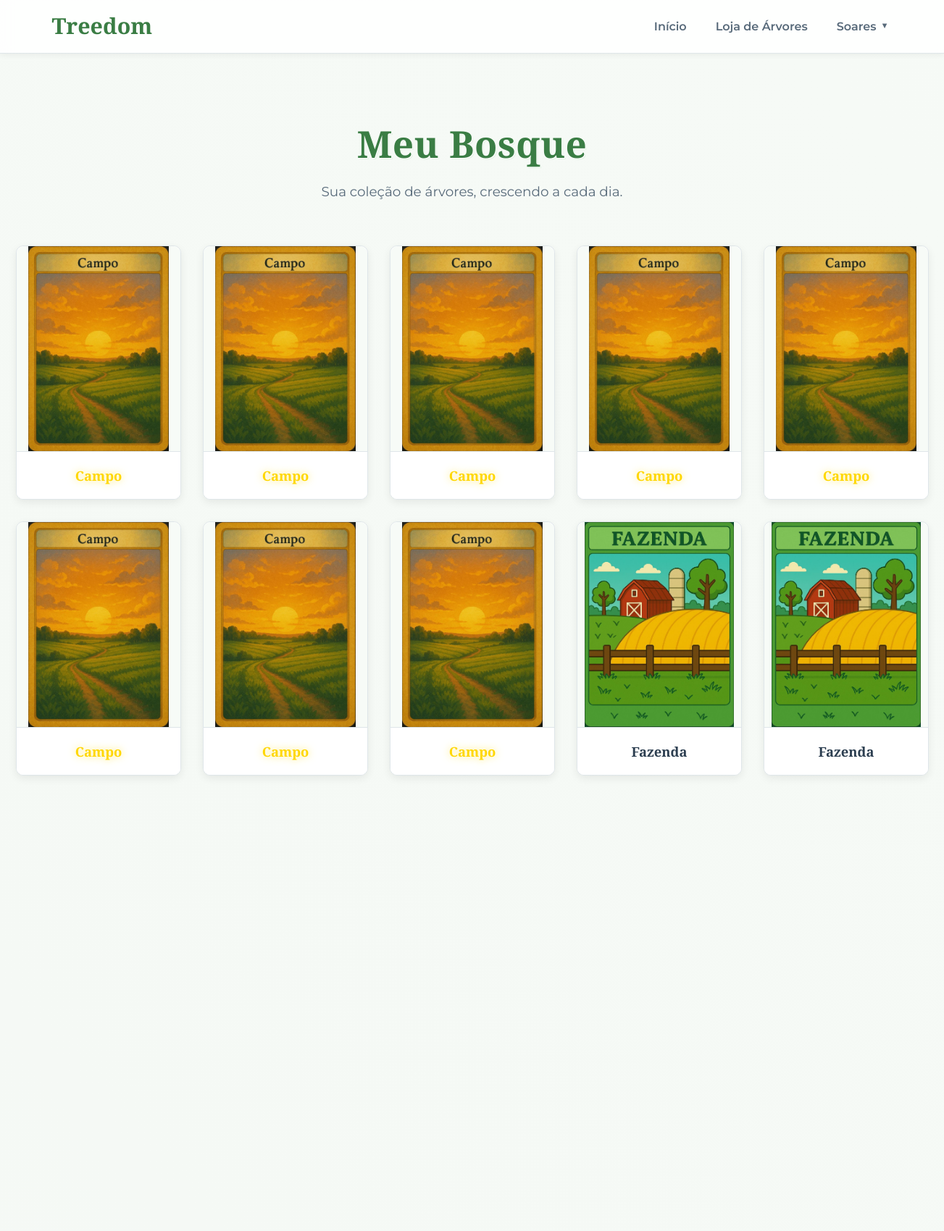
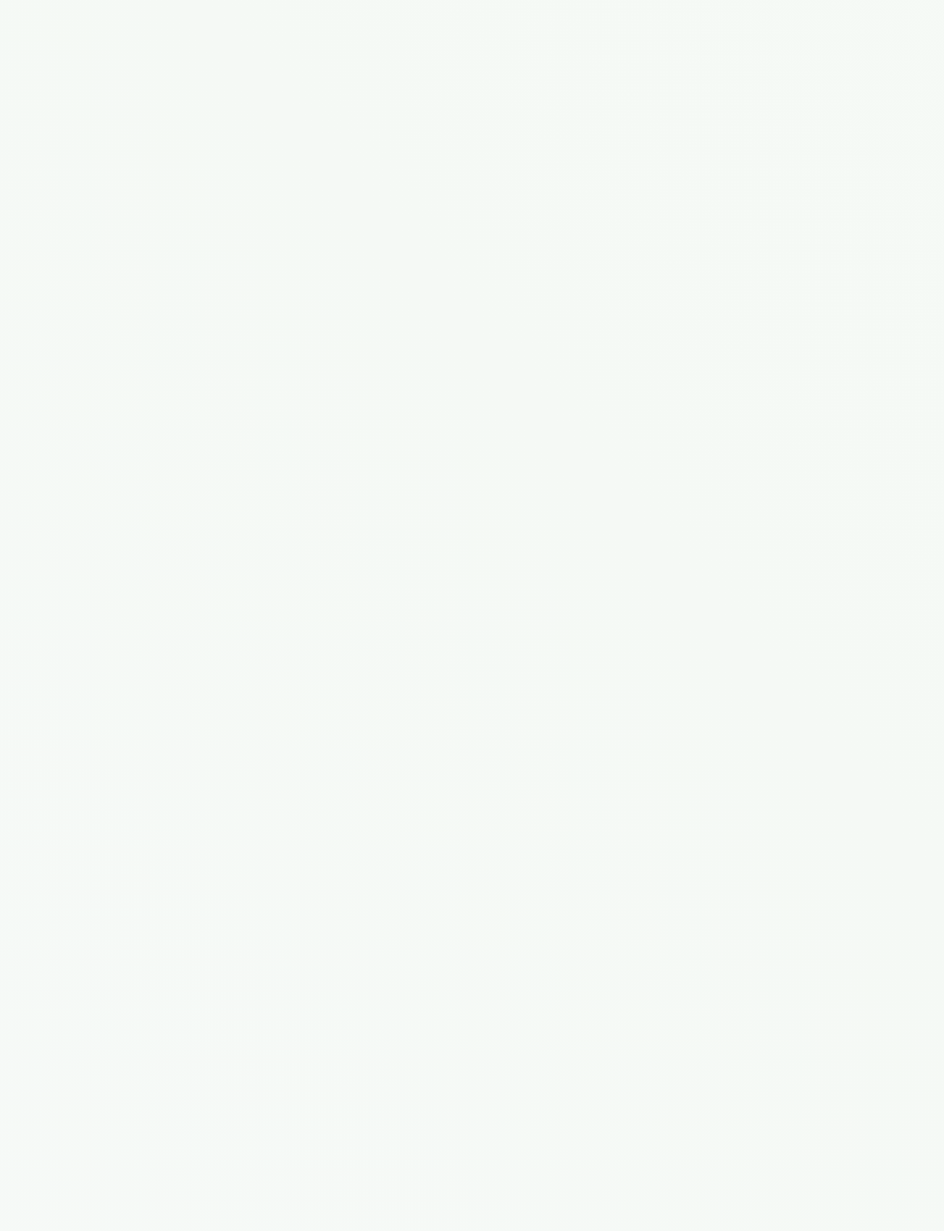
Screenshot of /bosque.php (signed in, upper part) with the database file from the repository (2 pictures, top to bottom).
### tables this page shows
CREATE TABLE `cards` (
  `id` int(11) NOT NULL,
  `nome` varchar(100) DEFAULT NULL,
  `raridade` varchar(100) DEFAULT NULL,
  `img` varchar(200) DEFAULT NULL
);

### bosque.php (the view, shortened to what this page needs)
<?php
include_once("code/loginC.php");
$id_user = $_SESSION['id'];
$user_trees_collection = [];
$id_user_escaped_for_select = $conexao->real_escape_string($id_user);
$sql_todes = "SELECT c.id, c.nome, c.img, c.raridade FROM user_cards cc JOIN cards c ON cc.id_card = c.id WHERE cc.id_user = '$id_user_escaped_for_select' ORDER BY c.nome ASC";
$result_todes = $conexao->query($sql_todes);
if ($result_todes) {
    while ($linha = $result_todes->fetch_assoc()) {
        $user_trees_collection[] = $linha;
    }
} else {
    error_log("Error fetching user's tree collection: " . $conexao->error);
}
?>
<!DOCTYPE html>
<html lang="pt-BR">
<head>
</head>
<body>
    <nav>
        <div class="nav-container">
            <a href="inipage.php" class="logo">Treedom</a>
            <ul class="nav-links">
                <li><a href="inipage.php">Início</a></li>
                <li><a href="loja.php">Loja de Árvores</a></li>
                <li class="dropdown">
                    <?php if(isset($_SESSION['nome'])): ?>
                        <a href="#"><?php echo htmlspecialchars($_SESSION['nome']);?> <span class="seta">&#9660;</span></a>
                    <?php else: ?>
                        <a href="login.php">Login/Cadastro</a>
                    <?php endif; ?>
                </li>
            </ul>
        </div>
    </nav>
    <header class="page-header">
        <h1 class="section-title">Meu Bosque</h1>
        <p class="subtitle scroll-animate" style="transition-delay: 0.2s;">Sua coleção de árvores, crescendo a cada dia.</p>
    </header>
    <div class="container">
        <section id="my-collection">
            <?php if (!empty($user_trees_collection)): ?>
                <div class="item-grid">
                    <?php foreach($user_trees_collection as $index => $tree): ?>
                        <?php
                            $raridade = isset($tree['raridade']) ? strtolower($tree['raridade']) : 'comum';
                            $classeRaridade = 'raridade-' . $raridade;
                        ?>
                        <div class="tree-display-item scroll-animate" style="transition-delay: <?php echo $index * 0.08; ?>s;">
                            <div class="tree-image-wrapper">
                                <img src="<?php echo htmlspecialchars($tree['img']); ?>" alt="Ilustração de <?php echo htmlspecialchars($tree['nome']); ?>" class="tree-img-clickable">
                            </div>
                            <div class="tree-display-item-content">
                                <h3 class="<?php echo $classeRaridade; ?>"><?php echo htmlspecialchars($tree['nome']); ?></h3>
                            </div>
                        </div>
                    <?php endforeach; ?>
                </div>
            <?php else: ?>
                <p class="empty-bosque-message scroll-animate">Seu bosque ainda está começando... Que tal <a href="loja.php">visitar a loja</a> para cultivar novas árvores e expandir sua floresta?</p>
            <?php endif; ?>
        </section>
    </div>
</body>
</html>

### bosque.php (style rules this page uses)
:root { --primary: #3a7d44; --secondary: #2d5a34; --accent: #5cb85c; --accent-rgb: 92, 184, 92; --bg-light: #f7fbf7; --surface-light: #ffffff; --text-dark: #2c3e50; --text-medium: #586a7a; --border-light: #dfe6e9; --grad-color-1: #f7fbf7; --grad-color-2: #f2f7f2; --grad-color-3: #f8fafa; --grad-color-4: #f5f9f5; --item-shadow: rgba(0, 0, 0, 0.07); --item-hover-shadow: rgba(0, 0, 0, 0.1); --accent-shadow-color: rgba(var(--accent-rgb), 0.2); }
*, *::before, *::after { box-sizing: border-box; }
body { font-family: 'Montserrat', sans-serif; margin: 0; padding: 0; color: var(--text-dark); background-color: var(--bg-light); line-height: 1.6; overflow-x: hidden; position: relative; }
body::before { content: ''; position: fixed; top: 0; left: 0; width: 100%; height: 100%; z-index: -1; background: linear-gradient(50deg, var(--grad-color-1) 0%, var(--grad-color-2) 25%, var(--grad-color-3) 50%, var(--grad-color-4) 75%, var(--grad-color-1) 100% ); background-size: 250% 250%; animation: lightGradientBG 35s ease infinite; }
nav { background: rgba(255, 255, 255, 0.85); backdrop-filter: blur(8px); -webkit-backdrop-filter: blur(8px); box-shadow: 0 2px 8px rgba(0,0,0,0.06); position: sticky; top: 0; z-index: 1000; padding: 12px 0; border-bottom: 1px solid var(--border-light); }
.nav-container { display: flex; justify-content: space-between; align-items: center; max-width: 1200px; margin: 0 auto; padding: 0 20px; }
.logo { font-family: 'Playfair Display', serif; font-size: 1.9rem; font-weight: 700; color: var(--primary); text-decoration: none; }
.nav-links { display: flex; list-style: none; margin: 0; padding: 0; }
.nav-links li { margin-left: 30px; }
.nav-links a { text-decoration: none; color: var(--text-medium); font-weight: 600; padding: 10px 5px; display: flex; align-items: center; position: relative; transition: color 0.3s ease; }
.dropdown { position: relative; }
.dropdown .seta { font-size: 0.7em; margin-left: 6px; transition: transform 0.3s ease; }
.page-header { text-align: center; padding: 50px 20px 40px; }
.page-header .section-title { font-family: 'Playfair Display', serif; font-size: 3.2rem; font-weight: 700; color: var(--primary); margin-bottom: 10px; text-shadow: 1px 1px 0px var(--surface-light), 2px 2px 0px rgba(var(--accent-rgb), 0.1); letter-spacing: 0.5px; animation: titleAppear 1s ease-out forwards; }
.page-header .subtitle { font-size: 1.15rem; color: var(--text-medium); max-width: 600px; margin: 0 auto; font-weight: 400; }
.container { max-width: 1300px; margin: 0 auto; padding: 20px; position: relative; }
.item-grid { display: grid; grid-template-columns: repeat(auto-fill, minmax(220px, 1fr)); gap: 30px; }
.tree-display-item { background: var(--surface-light); border-radius: 10px; overflow: hidden; box-shadow: 0 4px 12px var(--item-shadow); display: flex; flex-direction: column; transition: transform 0.35s cubic-bezier(0.175, 0.885, 0.32, 1.275), box-shadow 0.35s cubic-bezier(0.175, 0.885, 0.32, 1.275); border: 1px solid var(--border-light); will-change: transform, box-shadow; }
.tree-image-wrapper { overflow: hidden; position: relative; border-radius: 10px 10px 0 0; }
.tree-display-item img { width: 100%; height: auto; aspect-ratio: 4/5; object-fit: contain; background: #f7fbf7; display: block; transition: transform 0.5s cubic-bezier(0.25, 0.46, 0.45, 0.94); cursor: pointer; }
.tree-display-item-content { padding: 18px 20px; text-align: center; flex-grow: 1; background: var(--surface-light); border-top: 1px solid var(--border-light); }
.tree-display-item-content h3 { margin-top: 0; margin-bottom: 0; font-size: 1.15rem; font-family: 'Playfair Display', serif; font-weight: 700; transition: color 0.3s ease; }
.raridade-lendaria { color: #ffd700; text-shadow: 0 0 6px #fffbe6, 0 0 12px #ffd70099; }
.tree-display-item.scroll-animate { opacity: 0; transform: translateY(50px) scale(0.95); transition-property: opacity, transform; transition-duration: 0.6s; transition-timing-function: ease-out; }
.tree-display-item.scroll-animate.visible { opacity: 1; transform: translateY(0) scale(1); }

### rows the page displays
cards: img (picture), nome "Campo"
cards: img (picture), nome "Fazenda"

### other values shown
$_SESSION['nome'] "Soares"
